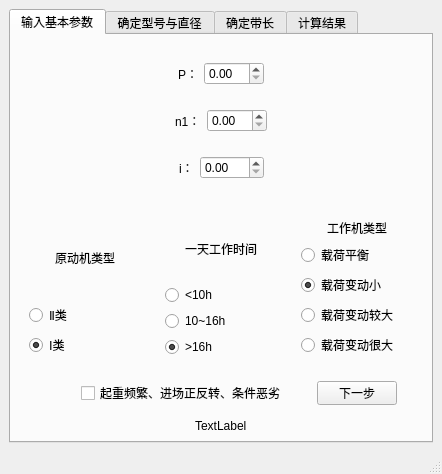
<?xml version="1.0" encoding="UTF-8"?>
<ui version="4.0">
 <class>MainWindow</class>
 <widget class="QMainWindow" name="MainWindow">
  <property name="geometry">
   <rect>
    <x>0</x>
    <y>0</y>
    <width>442</width>
    <height>474</height>
   </rect>
  </property>
  <property name="minimumSize">
   <size>
    <width>442</width>
    <height>474</height>
   </size>
  </property>
  <property name="maximumSize">
   <size>
    <width>442</width>
    <height>454</height>
   </size>
  </property>
  <property name="windowTitle">
   <string>MainWindow</string>
  </property>
  <widget class="QWidget" name="centralwidget">
   <layout class="QHBoxLayout" name="horizontalLayout_18">
    <item>
     <widget class="QTabWidget" name="tabWidget">
      <property name="enabled">
       <bool>true</bool>
      </property>
      <property name="currentIndex">
       <number>0</number>
      </property>
      <widget class="QWidget" name="tab_1">
       <attribute name="title">
        <string>输入基本参数</string>
       </attribute>
       <layout class="QGridLayout" name="gridLayout_2">
        <item row="1" column="0">
         <spacer name="verticalSpacer">
          <property name="orientation">
           <enum>Qt::Vertical</enum>
          </property>
          <property name="sizeHint" stdset="0">
           <size>
            <width>20</width>
            <height>40</height>
           </size>
          </property>
         </spacer>
        </item>
        <item row="2" column="0">
         <widget class="QWidget" name="widget_11" native="true">
          <layout class="QVBoxLayout" name="verticalLayout_7">
           <item alignment="Qt::AlignHCenter">
            <widget class="QLabel" name="label_11">
             <property name="text">
              <string>原动机类型</string>
             </property>
            </widget>
           </item>
           <item>
            <layout class="QVBoxLayout" name="verticalLayout_2">
             <item>
              <widget class="QRadioButton" name="radioButton_class2">
               <property name="text">
                <string>Ⅱ类 </string>
               </property>
               <property name="checked">
                <bool>false</bool>
               </property>
              </widget>
             </item>
             <item>
              <widget class="QRadioButton" name="radioButton_class1">
               <property name="text">
                <string>Ⅰ类 </string>
               </property>
               <property name="checked">
                <bool>true</bool>
               </property>
              </widget>
             </item>
            </layout>
           </item>
          </layout>
         </widget>
        </item>
        <item row="2" column="1">
         <widget class="QWidget" name="widget_10" native="true">
          <layout class="QVBoxLayout" name="verticalLayout_5">
           <item alignment="Qt::AlignHCenter">
            <widget class="QLabel" name="label_10">
             <property name="text">
              <string>一天工作时间</string>
             </property>
            </widget>
           </item>
           <item>
            <layout class="QVBoxLayout" name="verticalLayout">
             <item>
              <widget class="QRadioButton" name="radioButton_hours1">
               <property name="text">
                <string>&lt;10h</string>
               </property>
              </widget>
             </item>
             <item>
              <widget class="QRadioButton" name="radioButton_hours2">
               <property name="text">
                <string>10~16h</string>
               </property>
              </widget>
             </item>
             <item>
              <widget class="QRadioButton" name="radioButton_hours3">
               <property name="text">
                <string>&gt;16h</string>
               </property>
               <property name="checked">
                <bool>true</bool>
               </property>
              </widget>
             </item>
            </layout>
           </item>
          </layout>
         </widget>
        </item>
        <item row="3" column="0" colspan="2" alignment="Qt::AlignRight">
         <widget class="QCheckBox" name="checkBox_env">
          <property name="text">
           <string>起重频繁、进场正反转、条件恶劣</string>
          </property>
         </widget>
        </item>
        <item row="3" column="2">
         <widget class="QWidget" name="widget_13" native="true">
          <layout class="QHBoxLayout" name="horizontalLayout_12">
           <item>
            <widget class="QPushButton" name="pushButton_1">
             <property name="minimumSize">
              <size>
               <width>80</width>
               <height>24</height>
              </size>
             </property>
             <property name="maximumSize">
              <size>
               <width>24</width>
               <height>16777215</height>
              </size>
             </property>
             <property name="text">
              <string>下一步</string>
             </property>
            </widget>
           </item>
          </layout>
         </widget>
        </item>
        <item row="0" column="0" colspan="3">
         <widget class="QWidget" name="widget_9" native="true">
          <layout class="QVBoxLayout" name="verticalLayout_4">
           <item>
            <widget class="QWidget" name="widget" native="true">
             <layout class="QHBoxLayout" name="horizontalLayout_5">
              <item>
               <spacer name="horizontalSpacer_8">
                <property name="orientation">
                 <enum>Qt::Horizontal</enum>
                </property>
                <property name="sizeHint" stdset="0">
                 <size>
                  <width>40</width>
                  <height>20</height>
                 </size>
                </property>
               </spacer>
              </item>
              <item>
               <widget class="QLabel" name="label">
                <property name="text">
                 <string>P：</string>
                </property>
               </widget>
              </item>
              <item>
               <widget class="QDoubleSpinBox" name="doubleSpinBox_P">
                <property name="minimumSize">
                 <size>
                  <width>60</width>
                  <height>0</height>
                 </size>
                </property>
               </widget>
              </item>
              <item>
               <spacer name="horizontalSpacer_11">
                <property name="orientation">
                 <enum>Qt::Horizontal</enum>
                </property>
                <property name="sizeHint" stdset="0">
                 <size>
                  <width>40</width>
                  <height>20</height>
                 </size>
                </property>
               </spacer>
              </item>
             </layout>
            </widget>
           </item>
           <item>
            <widget class="QWidget" name="widget_2" native="true">
             <layout class="QHBoxLayout" name="horizontalLayout_6">
              <item>
               <spacer name="horizontalSpacer_9">
                <property name="orientation">
                 <enum>Qt::Horizontal</enum>
                </property>
                <property name="sizeHint" stdset="0">
                 <size>
                  <width>40</width>
                  <height>20</height>
                 </size>
                </property>
               </spacer>
              </item>
              <item>
               <widget class="QLabel" name="label_2">
                <property name="text">
                 <string>n1：</string>
                </property>
               </widget>
              </item>
              <item>
               <widget class="QDoubleSpinBox" name="doubleSpinBox_n1">
                <property name="minimumSize">
                 <size>
                  <width>60</width>
                  <height>0</height>
                 </size>
                </property>
                <property name="maximumSize">
                 <size>
                  <width>60</width>
                  <height>16777215</height>
                 </size>
                </property>
                <property name="maximum">
                 <double>10000.000000000000000</double>
                </property>
               </widget>
              </item>
              <item>
               <spacer name="horizontalSpacer_12">
                <property name="orientation">
                 <enum>Qt::Horizontal</enum>
                </property>
                <property name="sizeHint" stdset="0">
                 <size>
                  <width>40</width>
                  <height>20</height>
                 </size>
                </property>
               </spacer>
              </item>
             </layout>
            </widget>
           </item>
           <item>
            <widget class="QWidget" name="widget_3" native="true">
             <layout class="QHBoxLayout" name="horizontalLayout_7">
              <item>
               <spacer name="horizontalSpacer_10">
                <property name="orientation">
                 <enum>Qt::Horizontal</enum>
                </property>
                <property name="sizeHint" stdset="0">
                 <size>
                  <width>40</width>
                  <height>20</height>
                 </size>
                </property>
               </spacer>
              </item>
              <item>
               <widget class="QLabel" name="label_3">
                <property name="minimumSize">
                 <size>
                  <width>5</width>
                  <height>0</height>
                 </size>
                </property>
                <property name="text">
                 <string>i：</string>
                </property>
               </widget>
              </item>
              <item>
               <widget class="QDoubleSpinBox" name="doubleSpinBox_i">
                <property name="minimumSize">
                 <size>
                  <width>60</width>
                  <height>0</height>
                 </size>
                </property>
                <property name="maximum">
                 <double>100.000000000000000</double>
                </property>
               </widget>
              </item>
              <item>
               <spacer name="horizontalSpacer_13">
                <property name="orientation">
                 <enum>Qt::Horizontal</enum>
                </property>
                <property name="sizeHint" stdset="0">
                 <size>
                  <width>40</width>
                  <height>20</height>
                 </size>
                </property>
               </spacer>
              </item>
             </layout>
            </widget>
           </item>
          </layout>
         </widget>
        </item>
        <item row="2" column="2">
         <widget class="QWidget" name="widget_12" native="true">
          <layout class="QVBoxLayout" name="verticalLayout_8">
           <item alignment="Qt::AlignHCenter">
            <widget class="QLabel" name="label_12">
             <property name="text">
              <string>工作机类型</string>
             </property>
            </widget>
           </item>
           <item>
            <layout class="QVBoxLayout" name="verticalLayout_3">
             <item>
              <widget class="QRadioButton" name="radioButton_load1">
               <property name="text">
                <string>载荷平衡</string>
               </property>
              </widget>
             </item>
             <item>
              <widget class="QRadioButton" name="radioButton_load2">
               <property name="text">
                <string>载荷变动小</string>
               </property>
               <property name="checked">
                <bool>true</bool>
               </property>
              </widget>
             </item>
             <item>
              <widget class="QRadioButton" name="radioButton_load3">
               <property name="text">
                <string>载荷变动较大</string>
               </property>
              </widget>
             </item>
             <item>
              <widget class="QRadioButton" name="radioButton_load4">
               <property name="text">
                <string>载荷变动很大</string>
               </property>
              </widget>
             </item>
            </layout>
           </item>
          </layout>
         </widget>
        </item>
        <item row="4" column="0" colspan="3" alignment="Qt::AlignHCenter">
         <widget class="QLabel" name="label_version">
          <property name="minimumSize">
           <size>
            <width>0</width>
            <height>12</height>
           </size>
          </property>
          <property name="maximumSize">
           <size>
            <width>16777215</width>
            <height>12</height>
           </size>
          </property>
          <property name="text">
           <string>TextLabel</string>
          </property>
         </widget>
        </item>
       </layout>
      </widget>
      <widget class="QWidget" name="tab_2">
       <property name="enabled">
        <bool>true</bool>
       </property>
       <attribute name="title">
        <string>确定型号与直径</string>
       </attribute>
       <layout class="QGridLayout" name="gridLayout_3">
        <item row="0" column="0">
         <widget class="QWidget" name="widget_14" native="true">
          <layout class="QHBoxLayout" name="horizontalLayout_8">
           <item>
            <spacer name="horizontalSpacer_17">
             <property name="orientation">
              <enum>Qt::Horizontal</enum>
             </property>
             <property name="sizeHint" stdset="0">
              <size>
               <width>40</width>
               <height>20</height>
              </size>
             </property>
            </spacer>
           </item>
           <item>
            <widget class="QLabel" name="label_13">
             <property name="text">
              <string>V带型号</string>
             </property>
            </widget>
           </item>
           <item>
            <widget class="QComboBox" name="comboBox_Vtype">
             <item>
              <property name="text">
               <string>Z</string>
              </property>
             </item>
             <item>
              <property name="text">
               <string>A</string>
              </property>
             </item>
             <item>
              <property name="text">
               <string>B</string>
              </property>
             </item>
             <item>
              <property name="text">
               <string>C</string>
              </property>
             </item>
             <item>
              <property name="text">
               <string>D</string>
              </property>
             </item>
             <item>
              <property name="text">
               <string>E</string>
              </property>
             </item>
            </widget>
           </item>
           <item>
            <spacer name="horizontalSpacer_19">
             <property name="orientation">
              <enum>Qt::Horizontal</enum>
             </property>
             <property name="sizeHint" stdset="0">
              <size>
               <width>40</width>
               <height>20</height>
              </size>
             </property>
            </spacer>
           </item>
          </layout>
         </widget>
        </item>
        <item row="0" column="1">
         <widget class="QWidget" name="widget_15" native="true">
          <layout class="QHBoxLayout" name="horizontalLayout_9">
           <item>
            <spacer name="horizontalSpacer_20">
             <property name="orientation">
              <enum>Qt::Horizontal</enum>
             </property>
             <property name="sizeHint" stdset="0">
              <size>
               <width>40</width>
               <height>20</height>
              </size>
             </property>
            </spacer>
           </item>
           <item>
            <widget class="QLabel" name="label_14">
             <property name="text">
              <string>小带轮直径</string>
             </property>
            </widget>
           </item>
           <item>
            <widget class="QComboBox" name="comboBox_dd1"/>
           </item>
           <item>
            <spacer name="horizontalSpacer_18">
             <property name="orientation">
              <enum>Qt::Horizontal</enum>
             </property>
             <property name="sizeHint" stdset="0">
              <size>
               <width>40</width>
               <height>20</height>
              </size>
             </property>
            </spacer>
           </item>
          </layout>
         </widget>
        </item>
        <item row="1" column="0" colspan="2">
         <widget class="QWidget" name="widget_16" native="true">
          <layout class="QHBoxLayout" name="horizontalLayout_10">
           <item>
            <spacer name="horizontalSpacer_15">
             <property name="orientation">
              <enum>Qt::Horizontal</enum>
             </property>
             <property name="sizeHint" stdset="0">
              <size>
               <width>40</width>
               <height>20</height>
              </size>
             </property>
            </spacer>
           </item>
           <item>
            <widget class="QLabel" name="label_15">
             <property name="text">
              <string>该条件下的速度：</string>
             </property>
            </widget>
           </item>
           <item>
            <widget class="QLabel" name="label_v">
             <property name="text">
              <string>选择参数</string>
             </property>
            </widget>
           </item>
           <item>
            <spacer name="horizontalSpacer_14">
             <property name="orientation">
              <enum>Qt::Horizontal</enum>
             </property>
             <property name="sizeType">
              <enum>QSizePolicy::Fixed</enum>
             </property>
             <property name="sizeHint" stdset="0">
              <size>
               <width>40</width>
               <height>20</height>
              </size>
             </property>
            </spacer>
           </item>
           <item>
            <widget class="QLabel" name="label_16">
             <property name="text">
              <string>最大速度：</string>
             </property>
            </widget>
           </item>
           <item>
            <widget class="QLabel" name="label_vmax">
             <property name="text">
              <string>最大速度</string>
             </property>
            </widget>
           </item>
           <item>
            <spacer name="horizontalSpacer_16">
             <property name="orientation">
              <enum>Qt::Horizontal</enum>
             </property>
             <property name="sizeHint" stdset="0">
              <size>
               <width>40</width>
               <height>20</height>
              </size>
             </property>
            </spacer>
           </item>
          </layout>
         </widget>
        </item>
        <item row="2" column="0" colspan="2">
         <widget class="QWidget" name="widget_17" native="true">
          <layout class="QHBoxLayout" name="horizontalLayout_11">
           <item>
            <spacer name="horizontalSpacer_21">
             <property name="orientation">
              <enum>Qt::Horizontal</enum>
             </property>
             <property name="sizeHint" stdset="0">
              <size>
               <width>40</width>
               <height>20</height>
              </size>
             </property>
            </spacer>
           </item>
           <item>
            <widget class="QPushButton" name="pushButton_6">
             <property name="text">
              <string>上一步</string>
             </property>
            </widget>
           </item>
           <item>
            <widget class="QPushButton" name="pushButton_2">
             <property name="enabled">
              <bool>true</bool>
             </property>
             <property name="minimumSize">
              <size>
               <width>80</width>
               <height>24</height>
              </size>
             </property>
             <property name="maximumSize">
              <size>
               <width>80</width>
               <height>24</height>
              </size>
             </property>
             <property name="text">
              <string>下一步</string>
             </property>
            </widget>
           </item>
           <item>
            <spacer name="horizontalSpacer_22">
             <property name="orientation">
              <enum>Qt::Horizontal</enum>
             </property>
             <property name="sizeHint" stdset="0">
              <size>
               <width>40</width>
               <height>20</height>
              </size>
             </property>
            </spacer>
           </item>
          </layout>
         </widget>
        </item>
       </layout>
      </widget>
      <widget class="QWidget" name="tab_3">
       <attribute name="title">
        <string>确定带长</string>
       </attribute>
       <layout class="QGridLayout" name="gridLayout">
        <item row="3" column="0">
         <spacer name="horizontalSpacer_6">
          <property name="orientation">
           <enum>Qt::Horizontal</enum>
          </property>
          <property name="sizeHint" stdset="0">
           <size>
            <width>40</width>
            <height>20</height>
           </size>
          </property>
         </spacer>
        </item>
        <item row="2" column="0">
         <spacer name="horizontalSpacer_5">
          <property name="orientation">
           <enum>Qt::Horizontal</enum>
          </property>
          <property name="sizeHint" stdset="0">
           <size>
            <width>40</width>
            <height>20</height>
           </size>
          </property>
         </spacer>
        </item>
        <item row="3" column="1">
         <widget class="QWidget" name="widget_7" native="true">
          <property name="minimumSize">
           <size>
            <width>181</width>
            <height>60</height>
           </size>
          </property>
          <property name="maximumSize">
           <size>
            <width>181</width>
            <height>60</height>
           </size>
          </property>
          <layout class="QHBoxLayout" name="horizontalLayout_3">
           <item>
            <widget class="QLabel" name="label_8">
             <property name="minimumSize">
              <size>
               <width>0</width>
               <height>10</height>
              </size>
             </property>
             <property name="maximumSize">
              <size>
               <width>16777215</width>
               <height>60</height>
              </size>
             </property>
             <property name="text">
              <string>基本额定功率P0</string>
             </property>
            </widget>
           </item>
           <item>
            <widget class="QDoubleSpinBox" name="doubleSpinBox_P0">
             <property name="minimumSize">
              <size>
               <width>70</width>
               <height>22</height>
              </size>
             </property>
             <property name="decimals">
              <number>4</number>
             </property>
            </widget>
           </item>
          </layout>
         </widget>
        </item>
        <item row="0" column="0" colspan="2">
         <widget class="QWidget" name="widget_4" native="true">
          <property name="minimumSize">
           <size>
            <width>400</width>
            <height>60</height>
           </size>
          </property>
          <layout class="QHBoxLayout" name="horizontalLayout">
           <item>
            <spacer name="horizontalSpacer">
             <property name="orientation">
              <enum>Qt::Horizontal</enum>
             </property>
             <property name="sizeHint" stdset="0">
              <size>
               <width>40</width>
               <height>20</height>
              </size>
             </property>
            </spacer>
           </item>
           <item>
            <widget class="QLabel" name="label_amin">
             <property name="minimumSize">
              <size>
               <width>60</width>
               <height>0</height>
              </size>
             </property>
             <property name="maximumSize">
              <size>
               <width>60</width>
               <height>16777215</height>
              </size>
             </property>
             <property name="text">
              <string>TextLabel</string>
             </property>
            </widget>
           </item>
           <item>
            <widget class="QLabel" name="label_4">
             <property name="minimumSize">
              <size>
               <width>9</width>
               <height>0</height>
              </size>
             </property>
             <property name="maximumSize">
              <size>
               <width>9</width>
               <height>16777215</height>
              </size>
             </property>
             <property name="text">
              <string>&lt;</string>
             </property>
            </widget>
           </item>
           <item>
            <widget class="QDoubleSpinBox" name="doubleSpinBox_a0">
             <property name="minimumSize">
              <size>
               <width>70</width>
               <height>22</height>
              </size>
             </property>
             <property name="maximumSize">
              <size>
               <width>70</width>
               <height>22</height>
              </size>
             </property>
            </widget>
           </item>
           <item>
            <widget class="QLabel" name="label_5">
             <property name="minimumSize">
              <size>
               <width>9</width>
               <height>0</height>
              </size>
             </property>
             <property name="maximumSize">
              <size>
               <width>9</width>
               <height>16777215</height>
              </size>
             </property>
             <property name="text">
              <string>&lt;</string>
             </property>
            </widget>
           </item>
           <item>
            <widget class="QLabel" name="label_amax">
             <property name="minimumSize">
              <size>
               <width>60</width>
               <height>0</height>
              </size>
             </property>
             <property name="maximumSize">
              <size>
               <width>60</width>
               <height>16777215</height>
              </size>
             </property>
             <property name="text">
              <string>TextLabel</string>
             </property>
            </widget>
           </item>
           <item>
            <spacer name="horizontalSpacer_2">
             <property name="orientation">
              <enum>Qt::Horizontal</enum>
             </property>
             <property name="sizeHint" stdset="0">
              <size>
               <width>40</width>
               <height>20</height>
              </size>
             </property>
            </spacer>
           </item>
          </layout>
         </widget>
        </item>
        <item row="5" column="0">
         <spacer name="horizontalSpacer_7">
          <property name="orientation">
           <enum>Qt::Horizontal</enum>
          </property>
          <property name="sizeHint" stdset="0">
           <size>
            <width>40</width>
            <height>20</height>
           </size>
          </property>
         </spacer>
        </item>
        <item row="1" column="0" colspan="2">
         <widget class="QWidget" name="widget_5" native="true">
          <property name="minimumSize">
           <size>
            <width>70</width>
            <height>60</height>
           </size>
          </property>
          <layout class="QHBoxLayout" name="horizontalLayout_2">
           <item>
            <spacer name="horizontalSpacer_4">
             <property name="orientation">
              <enum>Qt::Horizontal</enum>
             </property>
             <property name="sizeHint" stdset="0">
              <size>
               <width>40</width>
               <height>20</height>
              </size>
             </property>
            </spacer>
           </item>
           <item>
            <widget class="QLabel" name="label_6">
             <property name="minimumSize">
              <size>
               <width>80</width>
               <height>10</height>
              </size>
             </property>
             <property name="maximumSize">
              <size>
               <width>80</width>
               <height>60</height>
              </size>
             </property>
             <property name="text">
              <string>初基准长度：</string>
             </property>
            </widget>
           </item>
           <item>
            <widget class="QLabel" name="label_ld0">
             <property name="minimumSize">
              <size>
               <width>90</width>
               <height>0</height>
              </size>
             </property>
             <property name="maximumSize">
              <size>
               <width>90</width>
               <height>16777215</height>
              </size>
             </property>
             <property name="text">
              <string>初选基准长度：</string>
             </property>
            </widget>
           </item>
           <item>
            <spacer name="horizontalSpacer_3">
             <property name="orientation">
              <enum>Qt::Horizontal</enum>
             </property>
             <property name="sizeType">
              <enum>QSizePolicy::Fixed</enum>
             </property>
             <property name="sizeHint" stdset="0">
              <size>
               <width>40</width>
               <height>20</height>
              </size>
             </property>
            </spacer>
           </item>
           <item>
            <widget class="QLabel" name="label_9">
             <property name="minimumSize">
              <size>
               <width>60</width>
               <height>10</height>
              </size>
             </property>
             <property name="maximumSize">
              <size>
               <width>16777215</width>
               <height>60</height>
              </size>
             </property>
             <property name="text">
              <string>标准基准长度</string>
             </property>
            </widget>
           </item>
           <item>
            <widget class="QComboBox" name="comboBox_ld">
             <property name="minimumSize">
              <size>
               <width>70</width>
               <height>0</height>
              </size>
             </property>
            </widget>
           </item>
          </layout>
         </widget>
        </item>
        <item row="5" column="1">
         <widget class="QWidget" name="widget_8" native="true">
          <property name="minimumSize">
           <size>
            <width>0</width>
            <height>60</height>
           </size>
          </property>
          <property name="maximumSize">
           <size>
            <width>16777215</width>
            <height>60</height>
           </size>
          </property>
          <layout class="QHBoxLayout" name="horizontalLayout_4">
           <item>
            <widget class="QPushButton" name="pushButton_4">
             <property name="text">
              <string>上一步</string>
             </property>
            </widget>
           </item>
           <item>
            <widget class="QPushButton" name="pushButton_3">
             <property name="minimumSize">
              <size>
               <width>0</width>
               <height>24</height>
              </size>
             </property>
             <property name="maximumSize">
              <size>
               <width>80</width>
               <height>16777215</height>
              </size>
             </property>
             <property name="text">
              <string>下一步</string>
             </property>
            </widget>
           </item>
          </layout>
         </widget>
        </item>
        <item row="2" column="1">
         <widget class="QWidget" name="widget_6" native="true">
          <property name="minimumSize">
           <size>
            <width>181</width>
            <height>60</height>
           </size>
          </property>
          <property name="maximumSize">
           <size>
            <width>181</width>
            <height>60</height>
           </size>
          </property>
          <widget class="QDoubleSpinBox" name="doubleSpinBox_KL">
           <property name="geometry">
            <rect>
             <x>90</x>
             <y>20</y>
             <width>70</width>
             <height>22</height>
            </rect>
           </property>
           <property name="minimumSize">
            <size>
             <width>70</width>
             <height>22</height>
            </size>
           </property>
           <property name="decimals">
            <number>3</number>
           </property>
          </widget>
          <widget class="QLabel" name="label_7">
           <property name="geometry">
            <rect>
             <x>7</x>
             <y>1</y>
             <width>62</width>
             <height>60</height>
            </rect>
           </property>
           <property name="minimumSize">
            <size>
             <width>0</width>
             <height>60</height>
            </size>
           </property>
           <property name="text">
            <string>长度系数KL</string>
           </property>
          </widget>
         </widget>
        </item>
       </layout>
      </widget>
      <widget class="QWidget" name="tab_4">
       <attribute name="title">
        <string>计算结果</string>
       </attribute>
       <layout class="QGridLayout" name="gridLayout_4">
        <item row="3" column="1">
         <widget class="QWidget" name="widget_21" native="true">
          <layout class="QHBoxLayout" name="horizontalLayout_17">
           <item>
            <spacer name="horizontalSpacer_29">
             <property name="orientation">
              <enum>Qt::Horizontal</enum>
             </property>
             <property name="sizeHint" stdset="0">
              <size>
               <width>40</width>
               <height>20</height>
              </size>
             </property>
            </spacer>
           </item>
           <item>
            <widget class="QLabel" name="label_20">
             <property name="text">
              <string>轴压力：</string>
             </property>
            </widget>
           </item>
           <item>
            <widget class="QLabel" name="label_Q">
             <property name="text">
              <string>TextLabel</string>
             </property>
            </widget>
           </item>
           <item>
            <spacer name="horizontalSpacer_30">
             <property name="orientation">
              <enum>Qt::Horizontal</enum>
             </property>
             <property name="sizeHint" stdset="0">
              <size>
               <width>40</width>
               <height>20</height>
              </size>
             </property>
            </spacer>
           </item>
          </layout>
         </widget>
        </item>
        <item row="4" column="1">
         <widget class="QWidget" name="widget_22" native="true">
          <layout class="QHBoxLayout" name="horizontalLayout_13">
           <item>
            <widget class="QPushButton" name="pushButton_5">
             <property name="minimumSize">
              <size>
               <width>80</width>
               <height>24</height>
              </size>
             </property>
             <property name="maximumSize">
              <size>
               <width>80</width>
               <height>24</height>
              </size>
             </property>
             <property name="text">
              <string>上一步</string>
             </property>
            </widget>
           </item>
           <item>
            <widget class="QPushButton" name="pushButton_init">
             <property name="minimumSize">
              <size>
               <width>80</width>
               <height>24</height>
              </size>
             </property>
             <property name="maximumSize">
              <size>
               <width>80</width>
               <height>24</height>
              </size>
             </property>
             <property name="text">
              <string>重新开始</string>
             </property>
            </widget>
           </item>
          </layout>
         </widget>
        </item>
        <item row="2" column="1">
         <widget class="QWidget" name="widget_20" native="true">
          <layout class="QHBoxLayout" name="horizontalLayout_16">
           <item>
            <spacer name="horizontalSpacer_27">
             <property name="orientation">
              <enum>Qt::Horizontal</enum>
             </property>
             <property name="sizeHint" stdset="0">
              <size>
               <width>40</width>
               <height>20</height>
              </size>
             </property>
            </spacer>
           </item>
           <item>
            <widget class="QLabel" name="label_19">
             <property name="text">
              <string>初拉力：</string>
             </property>
            </widget>
           </item>
           <item>
            <widget class="QLabel" name="label_F0">
             <property name="text">
              <string>TextLabel</string>
             </property>
            </widget>
           </item>
           <item>
            <spacer name="horizontalSpacer_28">
             <property name="orientation">
              <enum>Qt::Horizontal</enum>
             </property>
             <property name="sizeHint" stdset="0">
              <size>
               <width>40</width>
               <height>20</height>
              </size>
             </property>
            </spacer>
           </item>
          </layout>
         </widget>
        </item>
        <item row="0" column="1">
         <widget class="QWidget" name="widget_18" native="true">
          <layout class="QHBoxLayout" name="horizontalLayout_14">
           <item>
            <spacer name="horizontalSpacer_23">
             <property name="orientation">
              <enum>Qt::Horizontal</enum>
             </property>
             <property name="sizeHint" stdset="0">
              <size>
               <width>40</width>
               <height>20</height>
              </size>
             </property>
            </spacer>
           </item>
           <item>
            <widget class="QLabel" name="label_17">
             <property name="text">
              <string>小轮包角：</string>
             </property>
            </widget>
           </item>
           <item>
            <widget class="QLabel" name="label_alpha1">
             <property name="text">
              <string>TextLabel</string>
             </property>
            </widget>
           </item>
           <item>
            <spacer name="horizontalSpacer_24">
             <property name="orientation">
              <enum>Qt::Horizontal</enum>
             </property>
             <property name="sizeHint" stdset="0">
              <size>
               <width>40</width>
               <height>20</height>
              </size>
             </property>
            </spacer>
           </item>
          </layout>
         </widget>
        </item>
        <item row="0" column="3" rowspan="5">
         <spacer name="horizontalSpacer_31">
          <property name="orientation">
           <enum>Qt::Horizontal</enum>
          </property>
          <property name="sizeHint" stdset="0">
           <size>
            <width>40</width>
            <height>20</height>
           </size>
          </property>
         </spacer>
        </item>
        <item row="1" column="1">
         <widget class="QWidget" name="widget_19" native="true">
          <layout class="QHBoxLayout" name="horizontalLayout_15">
           <item>
            <spacer name="horizontalSpacer_25">
             <property name="orientation">
              <enum>Qt::Horizontal</enum>
             </property>
             <property name="sizeHint" stdset="0">
              <size>
               <width>40</width>
               <height>20</height>
              </size>
             </property>
            </spacer>
           </item>
           <item>
            <widget class="QLabel" name="label_18">
             <property name="text">
              <string>V带根数：</string>
             </property>
            </widget>
           </item>
           <item>
            <widget class="QLabel" name="label_z">
             <property name="text">
              <string>TextLabel</string>
             </property>
            </widget>
           </item>
           <item>
            <spacer name="horizontalSpacer_26">
             <property name="orientation">
              <enum>Qt::Horizontal</enum>
             </property>
             <property name="sizeHint" stdset="0">
              <size>
               <width>40</width>
               <height>20</height>
              </size>
             </property>
            </spacer>
           </item>
          </layout>
         </widget>
        </item>
        <item row="2" column="0">
         <spacer name="horizontalSpacer_32">
          <property name="orientation">
           <enum>Qt::Horizontal</enum>
          </property>
          <property name="sizeHint" stdset="0">
           <size>
            <width>40</width>
            <height>20</height>
           </size>
          </property>
         </spacer>
        </item>
       </layout>
      </widget>
     </widget>
    </item>
   </layout>
  </widget>
  <widget class="QMenuBar" name="menubar">
   <property name="geometry">
    <rect>
     <x>0</x>
     <y>0</y>
     <width>442</width>
     <height>22</height>
    </rect>
   </property>
  </widget>
  <widget class="QStatusBar" name="statusbar"/>
 </widget>
 <resources/>
 <connections/>
</ui>
